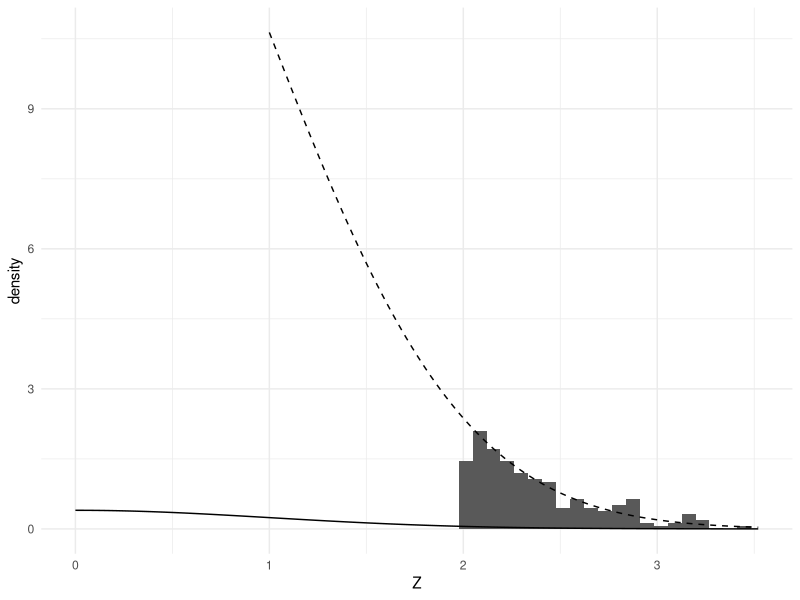
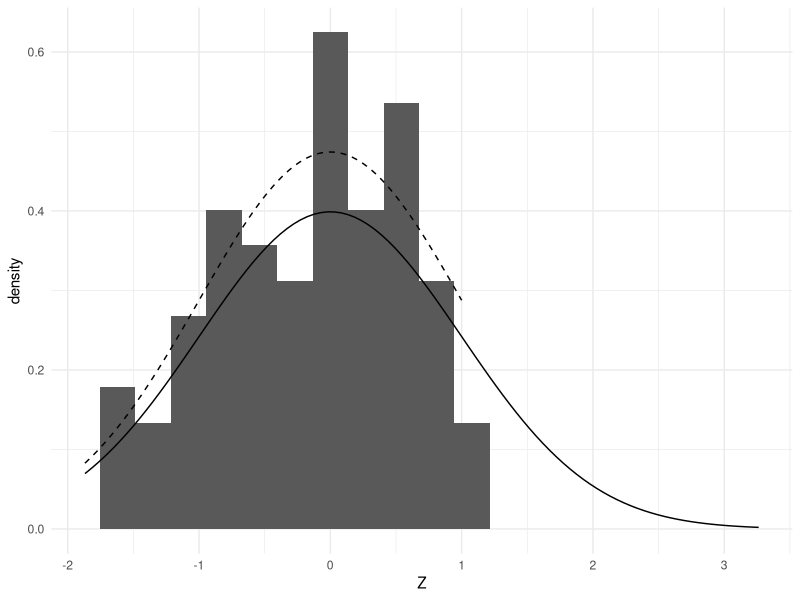

The R source for these figures, in order:
## ---- chunk 1
knitr::opts_chunk$set(echo = TRUE)
## ---- chunk 2
library(tidyverse)
## ---- chunk 3
p <- 1000
threshold <- 1.1*sqrt(2*log(p))
mu <- c(rep(-threshold, 10), rep(0, p - 10))
z <- rnorm(p) + mu
pvalues <- pnorm(z)
## ---- chunk 4
which(p.adjust(pvalues, method = "bonferroni") < 0.05)
## ---- chunk 5
which(p.adjust(pvalues, method = "holm") < 0.05)
## ---- chunk 6
which(p.adjust(pvalues, method = "BH") < 0.05)
## ---- chunk 7
instance <- function(p, sparsity, threshold) {
  mu <- c(rep(-threshold, sparsity), rep(0, p - sparsity))
  z <- rnorm(p) + mu
  pvalues <- pnorm(z)
  adj_pvalues <- p.adjust(pvalues, method = "bonferroni")
  discoveries <- which(adj_pvalues < 0.05)
  true_discoveries <- sum(discoveries <= sparsity)
  false_discoveries <- sum(discoveries > sparsity)
  return(c(true_discoveries, false_discoveries))
}
## ---- chunk 8
mc_sample <- replicate(1000, instance(1000, 10, sqrt(2*log(1000))))
## ---- chunk 9
rowMeans(mc_sample)
## ---- chunk 10
mean(mc_sample[2, ] > 0)
## ---- chunk 11
instance <- function(p, sparsity, threshold) {
  mu <- c(rep(-threshold, sparsity), rep(0, p - sparsity))
  z <- rnorm(p) + mu
  pvalues <- pnorm(z)
  adj_pvalues <- p.adjust(pvalues, method = "BH")
  discoveries <- which(adj_pvalues < 0.05)
  true_discoveries <- sum(discoveries <= sparsity)
  false_discoveries <- sum(discoveries > sparsity)
  return(c(true_discoveries, false_discoveries))
}
## ---- chunk 12
mc_sample <- replicate(1000, instance(1000, 10, sqrt(2*log(1000))))
## ---- chunk 13
rowMeans(mc_sample)
## ---- chunk 14
mean(mc_sample[2, ]/pmax(colSums(mc_sample), 1))
## ---- chunk 15
p <- 1000
threshold <- 1.1*sqrt(2*log(p))
mu <- c(rep(-threshold, 10), rep(0, p - 10))
z <- rnorm(p) + mu
pvalues <- pnorm(z)
## ---- chunk 16
pvalues <- c(pvalues, rep(0.00001, 100))
which(p.adjust(pvalues, method = "BH") < 0.05)
## ---- chunk 17
C <- 2
p <- 10000
Z <- rnorm(p)
selected_Z <- selected_Z <- data.frame(Z = Z[Z > C])
nrow(selected_Z)/p
## ---- chunk 18
mean(selected_Z$Z > qnorm(.95))
## ---- chunk 19
truncated_Z_pdf <- function(z) dnorm(z)/pnorm(C, lower.tail = F)
# plot code hidden
## ---- chunk 20
maxZ <- max(Z) + .1
ggplot(selected_Z) +
  geom_histogram(bins = 50, aes(x = Z, y = ..density..)) + xlim(0, maxZ) +
  stat_function(fun = truncated_Z_pdf, xlim = c(1, maxZ), linetype  = 2) +
  stat_function(fun = dnorm, linetype  = 1) +
  theme_minimal()
## ---- chunk 21
pnorm(3.05, lower.tail = FALSE)/pnorm(C, lower.tail = FALSE)
## ---- chunk 22
qnorm(.95)
## ---- chunk 23
mean(selected_Z$Z > 3.05)
## ---- chunk 24
C <- 1
p <- 100
mu <- c(rep(1, 10), rep(0, p - 10))
Z <- rnorm(p) + mu
selection_index <- Z > C
which(selection_index)
## ---- chunk 25
which(Z[selection_index] > qnorm(.95))
## ---- chunk 26
pnorm(2.41, lower.tail = FALSE)/pnorm(C, lower.tail = FALSE)
## ---- chunk 27
which(Z[selection_index] > 2.41)
## ---- chunk 28
truncated_Z_pdf <- function(z) dnorm(z)/pnorm(C)
# plot code hidden
## ---- chunk 29
unselected_Z <- selected_Z <- data.frame(Z = Z[Z < C])
maxZ <- min(Z) - .1
ggplot(unselected_Z) +
  geom_histogram(bins = 20, aes(x = Z, y = ..density..)) + xlim(maxZ, max(Z) + .1) +
  stat_function(fun = truncated_Z_pdf, xlim = c(maxZ, C), linetype  = 2) +
  stat_function(fun = dnorm, linetype  = 1) +
  theme_minimal()
## ---- chunk 30
pnorm(.84)/pnorm(C)
## ---- chunk 31
which(unselected_Z > .84)
## ---- chunk 32
C <- 2
p <- 10000
Z <- rnorm(p)
selected_Z <- selected_Z <- data.frame(Z = Z[Z > C])
nrow(selected_Z)/p
## ---- chunk 33
mean(selected_Z$Z > qnorm(.95))
